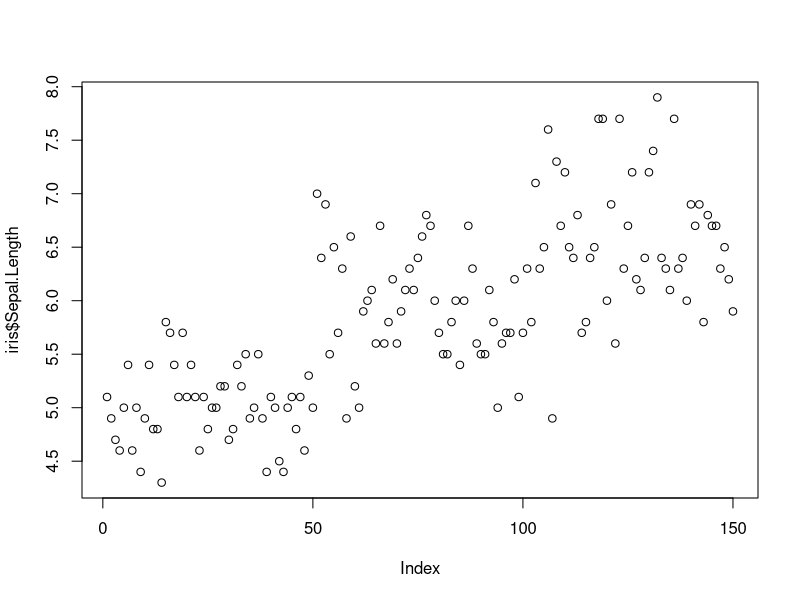
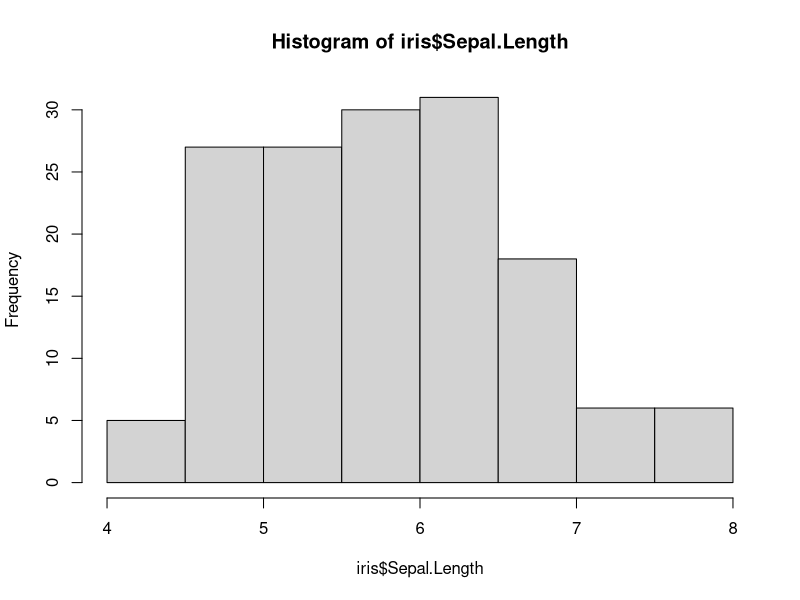
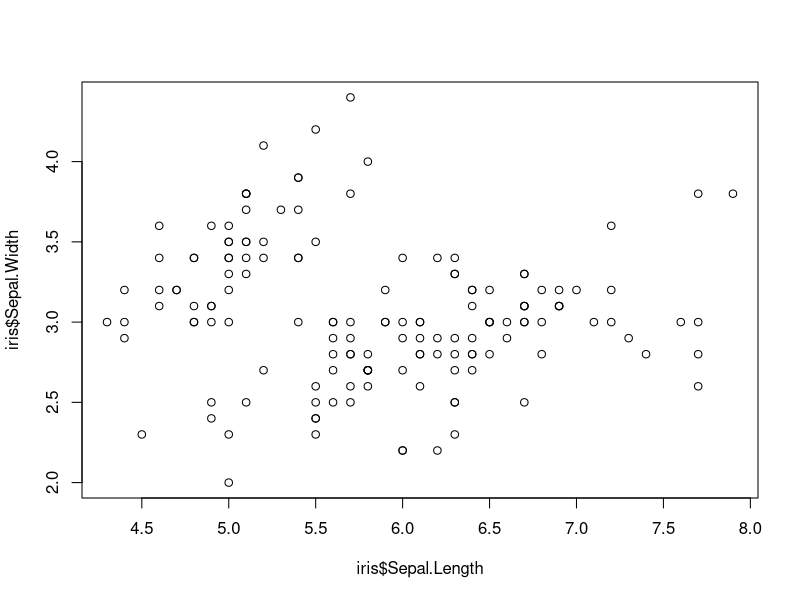

These charts were generated, in order, by the following R code:
print("okdsfnokjsfno")
print("Ok ln2okln2, ln 2 ")
getwd()
setwd("C:/Users/Charl/OneDrive/Documents/GitHub/DMA2")
getwd()
#install.packages('X')
library(ggplot2)
library(datasets)

summary(iris)
head(iris, n= 10) # start of dataset
tail(iris) # end of dataset
plot(iris$Sepal.Length)
hist(iris$Sepal.Length)

plot(iris$Sepal.Length,iris$Sepal.Width)

iris[1:10, "Sepal.Length"]
iris$Sepal.Length

num = 7
num
num <- 5 # <- is the same as =
num = num + 3
num

name <- "Walter"
length(name)

class(num)
class(name)

ones = c(11,2,2,2,3,23,2,3,23,2,3,23,2) # creates array
ones[0]

v <- c(1,2,3,4)
v[3]

v = c(1, "chelsea")
v

v = c(name = "Jeff", height = 4)
v

mat <- matrix(c(1,0,0,0,1,0,0,0,1,1,0,1), ncol = 3)
mat
seq(1,10, length = 10)
jeff = seq(1,10, length = 5)#starting at 1, going to 10, 5 steps
jeff

jef = seq(1,length = 15, by = 2)
jef

rep(10,20)
rep(jeff,5)
rep(NA, 10) # repeat NOT AVAILABLE (or Null) 10 times

seqs <- rep(1:10,10)
seqs >= 3

any(seqs > 11) # checks if any value in seqs is gretar than 11

all(seqs >=1)# checks if all value in seqs is gretar than 5

our_names <- c("Chelsea", "John", "Jim", "Bianca", "Amy", "John", "Jake", "Tony", "Sam")
our_names = ifelse(our_names == "John", "J-Money", our_names)
our_names
which(our_names == "J-Money")

our_names == "J-Money"
our_names[our_names != "J-Money"]
